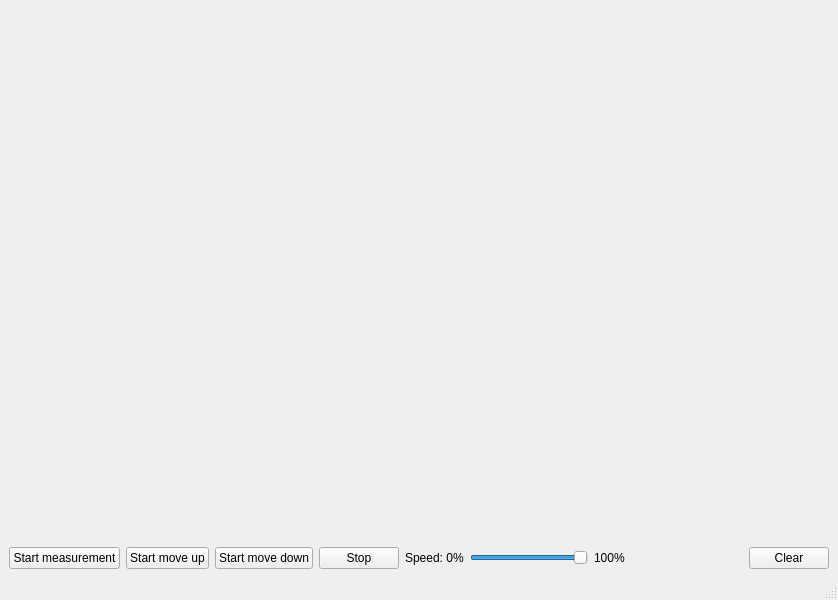
<?xml version="1.0" encoding="UTF-8"?>
<ui version="4.0">
 <class>MainWindow</class>
 <widget class="QMainWindow" name="MainWindow">
  <property name="geometry">
   <rect>
    <x>0</x>
    <y>0</y>
    <width>838</width>
    <height>600</height>
   </rect>
  </property>
  <property name="windowTitle">
   <string>NTC-13.04.5</string>
  </property>
  <widget class="QWidget" name="centralwidget">
   <layout class="QVBoxLayout" name="verticalLayout_2">
    <item>
     <layout class="QVBoxLayout" name="verticalLayout" stretch="1,0">
      <item>
       <widget class="QCustomPlot" name="plot" native="true">
        <property name="sizePolicy">
         <sizepolicy hsizetype="Preferred" vsizetype="Preferred">
          <horstretch>0</horstretch>
          <verstretch>0</verstretch>
         </sizepolicy>
        </property>
       </widget>
      </item>
      <item>
       <layout class="QHBoxLayout" name="horizontalLayout">
        <item>
         <widget class="QPushButton" name="startButton">
          <property name="text">
           <string>Start measurement</string>
          </property>
         </widget>
        </item>
        <item>
         <widget class="QPushButton" name="upButton">
          <property name="text">
           <string>Start move up</string>
          </property>
         </widget>
        </item>
        <item>
         <widget class="QPushButton" name="downButton">
          <property name="text">
           <string>Start move down</string>
          </property>
         </widget>
        </item>
        <item>
         <widget class="QPushButton" name="stopButton">
          <property name="text">
           <string>Stop</string>
          </property>
         </widget>
        </item>
        <item>
         <widget class="QLabel" name="label">
          <property name="text">
           <string>Speed: 0%</string>
          </property>
         </widget>
        </item>
        <item>
         <widget class="QSlider" name="powerSlider">
          <property name="value">
           <number>99</number>
          </property>
          <property name="orientation">
           <enum>Qt::Horizontal</enum>
          </property>
          <property name="tickPosition">
           <enum>QSlider::NoTicks</enum>
          </property>
          <property name="tickInterval">
           <number>10</number>
          </property>
         </widget>
        </item>
        <item>
         <widget class="QLabel" name="label_2">
          <property name="text">
           <string>100%</string>
          </property>
         </widget>
        </item>
        <item>
         <spacer name="horizontalSpacer">
          <property name="orientation">
           <enum>Qt::Horizontal</enum>
          </property>
          <property name="sizeHint" stdset="0">
           <size>
            <width>40</width>
            <height>20</height>
           </size>
          </property>
         </spacer>
        </item>
        <item>
         <widget class="QPushButton" name="clearButton">
          <property name="text">
           <string>Clear</string>
          </property>
         </widget>
        </item>
       </layout>
      </item>
     </layout>
    </item>
   </layout>
  </widget>
  <widget class="QMenuBar" name="menubar">
   <property name="geometry">
    <rect>
     <x>0</x>
     <y>0</y>
     <width>838</width>
     <height>22</height>
    </rect>
   </property>
  </widget>
  <widget class="QStatusBar" name="statusbar"/>
 </widget>
 <customwidgets>
  <customwidget>
   <class>QCustomPlot</class>
   <extends>QWidget</extends>
   <header>qcustomplot.h</header>
   <container>1</container>
  </customwidget>
 </customwidgets>
 <resources/>
 <connections>
  <connection>
   <sender>startButton</sender>
   <signal>clicked()</signal>
   <receiver>MainWindow</receiver>
   <slot>didPushStart()</slot>
   <hints>
    <hint type="sourcelabel">
     <x>45</x>
     <y>546</y>
    </hint>
    <hint type="destinationlabel">
     <x>245</x>
     <y>555</y>
    </hint>
   </hints>
  </connection>
  <connection>
   <sender>stopButton</sender>
   <signal>clicked()</signal>
   <receiver>MainWindow</receiver>
   <slot>didPushStop()</slot>
   <hints>
    <hint type="sourcelabel">
     <x>520</x>
     <y>565</y>
    </hint>
    <hint type="destinationlabel">
     <x>398</x>
     <y>545</y>
    </hint>
   </hints>
  </connection>
  <connection>
   <sender>clearButton</sender>
   <signal>clicked()</signal>
   <receiver>MainWindow</receiver>
   <slot>didPushClear()</slot>
   <hints>
    <hint type="sourcelabel">
     <x>758</x>
     <y>554</y>
    </hint>
    <hint type="destinationlabel">
     <x>539</x>
     <y>548</y>
    </hint>
   </hints>
  </connection>
  <connection>
   <sender>upButton</sender>
   <signal>clicked()</signal>
   <receiver>MainWindow</receiver>
   <slot>didPushUp()</slot>
   <hints>
    <hint type="sourcelabel">
     <x>234</x>
     <y>550</y>
    </hint>
    <hint type="destinationlabel">
     <x>199</x>
     <y>571</y>
    </hint>
   </hints>
  </connection>
  <connection>
   <sender>downButton</sender>
   <signal>clicked()</signal>
   <receiver>MainWindow</receiver>
   <slot>didPushDown()</slot>
   <hints>
    <hint type="sourcelabel">
     <x>419</x>
     <y>549</y>
    </hint>
    <hint type="destinationlabel">
     <x>458</x>
     <y>570</y>
    </hint>
   </hints>
  </connection>
  <connection>
   <sender>powerSlider</sender>
   <signal>valueChanged(int)</signal>
   <receiver>MainWindow</receiver>
   <slot>didChangePower(int)</slot>
   <hints>
    <hint type="sourcelabel">
     <x>635</x>
     <y>552</y>
    </hint>
    <hint type="destinationlabel">
     <x>619</x>
     <y>566</y>
    </hint>
   </hints>
  </connection>
 </connections>
 <slots>
  <slot>didPushStart()</slot>
  <slot>didPushStop()</slot>
  <slot>didPushClear()</slot>
  <slot>didPushSet()</slot>
  <slot>didPushUp()</slot>
  <slot>didPushDown()</slot>
  <slot>didChangePower(int)</slot>
 </slots>
</ui>
